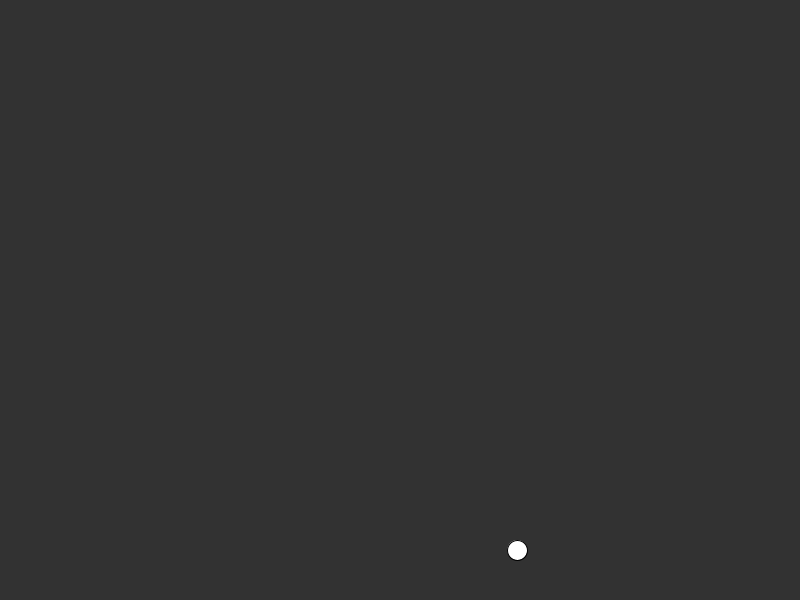
Frame 1 (no input)
Frame 60 (the mouse pressed at the canvas centre just before this capture): identical to frame 1, image omitted
Frame 120 (the mouse held since frame 60 and released just before this capture): identical to frame 1, image omitted

The Processing sketch that drew this single still picture (run headless with seeded random() and noise(); from frame 60 on, the mouse is pressed at the canvas centre):

// Processing sketch: GitHubDesktopSetup_x64_exe
// ── GitHubDesktopSetup_x64_exe.pde
float x;
float y;
float speed = 0;

void setup() {
  size(800, 600);
  x = random(width);
  y = 550;
}

void draw() {
  background(50);
  circle(x, y, 20);
  y = y - speed;
  
 
  if (y < 0) {
    y = 550;
    x = random(width);
    speed = 0;  
  }
}
        
void keyPressed() {
  if (key == ' ') {
    speed = 5;  
  }
}
